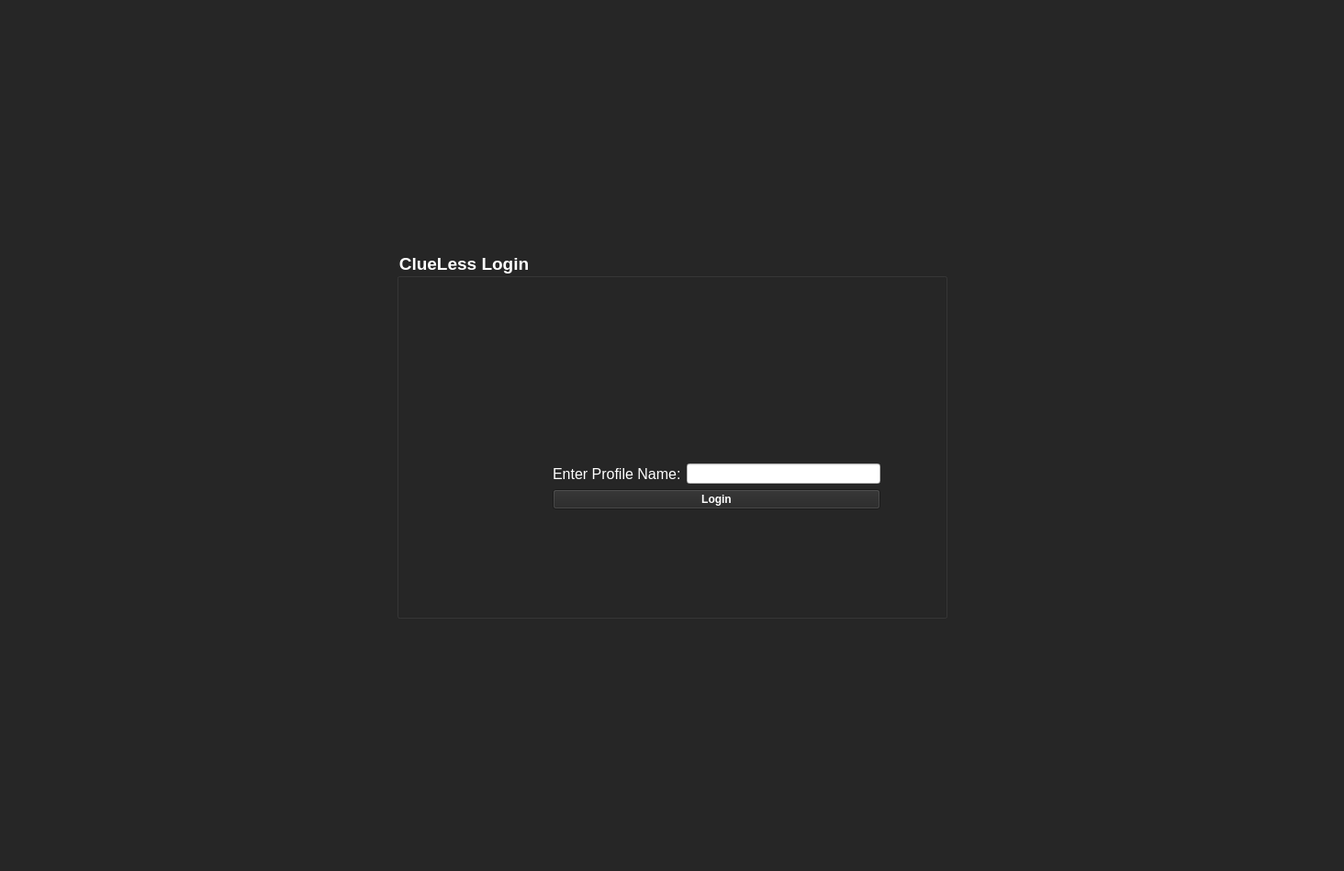
<?xml version="1.0" encoding="UTF-8"?>
<ui version="4.0">
 <class>ClueLoginWindow</class>
 <widget class="QWidget" name="ClueLoginWindow">
  <property name="enabled">
   <bool>true</bool>
  </property>
  <property name="geometry">
   <rect>
    <x>0</x>
    <y>0</y>
    <width>1464</width>
    <height>949</height>
   </rect>
  </property>
  <property name="sizePolicy">
   <sizepolicy hsizetype="Expanding" vsizetype="Expanding">
    <horstretch>0</horstretch>
    <verstretch>0</verstretch>
   </sizepolicy>
  </property>
  <property name="minimumSize">
   <size>
    <width>1200</width>
    <height>700</height>
   </size>
  </property>
  <property name="maximumSize">
   <size>
    <width>1464</width>
    <height>949</height>
   </size>
  </property>
  <property name="sizeIncrement">
   <size>
    <width>100</width>
    <height>50</height>
   </size>
  </property>
  <property name="baseSize">
   <size>
    <width>1200</width>
    <height>600</height>
   </size>
  </property>
  <property name="font">
   <font>
    <pointsize>2</pointsize>
   </font>
  </property>
  <property name="windowTitle">
   <string>Login Window</string>
  </property>
  <property name="styleSheet">
   <string notr="true">background-color: rgb(38, 38, 38);</string>
  </property>
  <layout class="QHBoxLayout" name="horizontalLayout">
   <property name="sizeConstraint">
    <enum>QLayout::SetMinAndMaxSize</enum>
   </property>
   <item alignment="Qt::AlignHCenter|Qt::AlignVCenter">
    <widget class="QGroupBox" name="login_group_box">
     <property name="sizePolicy">
      <sizepolicy hsizetype="MinimumExpanding" vsizetype="MinimumExpanding">
       <horstretch>0</horstretch>
       <verstretch>0</verstretch>
      </sizepolicy>
     </property>
     <property name="minimumSize">
      <size>
       <width>600</width>
       <height>400</height>
      </size>
     </property>
     <property name="maximumSize">
      <size>
       <width>1464</width>
       <height>949</height>
      </size>
     </property>
     <property name="palette">
      <palette>
       <active>
        <colorrole role="WindowText">
         <brush brushstyle="SolidPattern">
          <color alpha="255">
           <red>255</red>
           <green>255</green>
           <blue>255</blue>
          </color>
         </brush>
        </colorrole>
        <colorrole role="Button">
         <brush brushstyle="SolidPattern">
          <color alpha="255">
           <red>38</red>
           <green>38</green>
           <blue>38</blue>
          </color>
         </brush>
        </colorrole>
        <colorrole role="Base">
         <brush brushstyle="SolidPattern">
          <color alpha="255">
           <red>38</red>
           <green>38</green>
           <blue>38</blue>
          </color>
         </brush>
        </colorrole>
        <colorrole role="Window">
         <brush brushstyle="SolidPattern">
          <color alpha="255">
           <red>38</red>
           <green>38</green>
           <blue>38</blue>
          </color>
         </brush>
        </colorrole>
       </active>
       <inactive>
        <colorrole role="WindowText">
         <brush brushstyle="SolidPattern">
          <color alpha="255">
           <red>255</red>
           <green>255</green>
           <blue>255</blue>
          </color>
         </brush>
        </colorrole>
        <colorrole role="Button">
         <brush brushstyle="SolidPattern">
          <color alpha="255">
           <red>38</red>
           <green>38</green>
           <blue>38</blue>
          </color>
         </brush>
        </colorrole>
        <colorrole role="Base">
         <brush brushstyle="SolidPattern">
          <color alpha="255">
           <red>38</red>
           <green>38</green>
           <blue>38</blue>
          </color>
         </brush>
        </colorrole>
        <colorrole role="Window">
         <brush brushstyle="SolidPattern">
          <color alpha="255">
           <red>38</red>
           <green>38</green>
           <blue>38</blue>
          </color>
         </brush>
        </colorrole>
       </inactive>
       <disabled>
        <colorrole role="WindowText">
         <brush brushstyle="SolidPattern">
          <color alpha="255">
           <red>120</red>
           <green>120</green>
           <blue>120</blue>
          </color>
         </brush>
        </colorrole>
        <colorrole role="Button">
         <brush brushstyle="SolidPattern">
          <color alpha="255">
           <red>38</red>
           <green>38</green>
           <blue>38</blue>
          </color>
         </brush>
        </colorrole>
        <colorrole role="Base">
         <brush brushstyle="SolidPattern">
          <color alpha="255">
           <red>38</red>
           <green>38</green>
           <blue>38</blue>
          </color>
         </brush>
        </colorrole>
        <colorrole role="Window">
         <brush brushstyle="SolidPattern">
          <color alpha="255">
           <red>38</red>
           <green>38</green>
           <blue>38</blue>
          </color>
         </brush>
        </colorrole>
       </disabled>
      </palette>
     </property>
     <property name="font">
      <font>
       <pointsize>14</pointsize>
       <weight>75</weight>
       <bold>true</bold>
      </font>
     </property>
     <property name="title">
      <string>ClueLess Login</string>
     </property>
     <widget class="QWidget" name="verticalLayoutWidget">
      <property name="geometry">
       <rect>
        <x>170</x>
        <y>190</y>
        <width>357</width>
        <height>91</height>
       </rect>
      </property>
      <layout class="QVBoxLayout" name="verticalLayout">
       <property name="sizeConstraint">
        <enum>QLayout::SetMinAndMaxSize</enum>
       </property>
       <item>
        <widget class="QLabel" name="create_profile_server_status_label">
         <property name="palette">
          <palette>
           <active>
            <colorrole role="Button">
             <brush brushstyle="SolidPattern">
              <color alpha="255">
               <red>38</red>
               <green>38</green>
               <blue>38</blue>
              </color>
             </brush>
            </colorrole>
            <colorrole role="Base">
             <brush brushstyle="SolidPattern">
              <color alpha="255">
               <red>38</red>
               <green>38</green>
               <blue>38</blue>
              </color>
             </brush>
            </colorrole>
            <colorrole role="Window">
             <brush brushstyle="SolidPattern">
              <color alpha="255">
               <red>38</red>
               <green>38</green>
               <blue>38</blue>
              </color>
             </brush>
            </colorrole>
           </active>
           <inactive>
            <colorrole role="Button">
             <brush brushstyle="SolidPattern">
              <color alpha="255">
               <red>38</red>
               <green>38</green>
               <blue>38</blue>
              </color>
             </brush>
            </colorrole>
            <colorrole role="Base">
             <brush brushstyle="SolidPattern">
              <color alpha="255">
               <red>38</red>
               <green>38</green>
               <blue>38</blue>
              </color>
             </brush>
            </colorrole>
            <colorrole role="Window">
             <brush brushstyle="SolidPattern">
              <color alpha="255">
               <red>38</red>
               <green>38</green>
               <blue>38</blue>
              </color>
             </brush>
            </colorrole>
           </inactive>
           <disabled>
            <colorrole role="Button">
             <brush brushstyle="SolidPattern">
              <color alpha="255">
               <red>38</red>
               <green>38</green>
               <blue>38</blue>
              </color>
             </brush>
            </colorrole>
            <colorrole role="Base">
             <brush brushstyle="SolidPattern">
              <color alpha="255">
               <red>38</red>
               <green>38</green>
               <blue>38</blue>
              </color>
             </brush>
            </colorrole>
            <colorrole role="Window">
             <brush brushstyle="SolidPattern">
              <color alpha="255">
               <red>38</red>
               <green>38</green>
               <blue>38</blue>
              </color>
             </brush>
            </colorrole>
           </disabled>
          </palette>
         </property>
         <property name="font">
          <font>
           <pointsize>10</pointsize>
          </font>
         </property>
         <property name="text">
          <string/>
         </property>
        </widget>
       </item>
       <item>
        <layout class="QHBoxLayout" name="create_profile_entry_horizontal_group">
         <property name="sizeConstraint">
          <enum>QLayout::SetMinAndMaxSize</enum>
         </property>
         <item>
          <widget class="QLabel" name="label">
           <property name="sizePolicy">
            <sizepolicy hsizetype="Fixed" vsizetype="Fixed">
             <horstretch>0</horstretch>
             <verstretch>0</verstretch>
            </sizepolicy>
           </property>
           <property name="maximumSize">
            <size>
             <width>16777215</width>
             <height>25</height>
            </size>
           </property>
           <property name="palette">
            <palette>
             <active>
              <colorrole role="WindowText">
               <brush brushstyle="SolidPattern">
                <color alpha="255">
                 <red>255</red>
                 <green>255</green>
                 <blue>255</blue>
                </color>
               </brush>
              </colorrole>
              <colorrole role="Button">
               <brush brushstyle="SolidPattern">
                <color alpha="255">
                 <red>38</red>
                 <green>38</green>
                 <blue>38</blue>
                </color>
               </brush>
              </colorrole>
              <colorrole role="Text">
               <brush brushstyle="SolidPattern">
                <color alpha="255">
                 <red>255</red>
                 <green>255</green>
                 <blue>255</blue>
                </color>
               </brush>
              </colorrole>
              <colorrole role="Base">
               <brush brushstyle="SolidPattern">
                <color alpha="255">
                 <red>38</red>
                 <green>38</green>
                 <blue>38</blue>
                </color>
               </brush>
              </colorrole>
              <colorrole role="Window">
               <brush brushstyle="SolidPattern">
                <color alpha="255">
                 <red>38</red>
                 <green>38</green>
                 <blue>38</blue>
                </color>
               </brush>
              </colorrole>
             </active>
             <inactive>
              <colorrole role="WindowText">
               <brush brushstyle="SolidPattern">
                <color alpha="255">
                 <red>255</red>
                 <green>255</green>
                 <blue>255</blue>
                </color>
               </brush>
              </colorrole>
              <colorrole role="Button">
               <brush brushstyle="SolidPattern">
                <color alpha="255">
                 <red>38</red>
                 <green>38</green>
                 <blue>38</blue>
                </color>
               </brush>
              </colorrole>
              <colorrole role="Text">
               <brush brushstyle="SolidPattern">
                <color alpha="255">
                 <red>255</red>
                 <green>255</green>
                 <blue>255</blue>
                </color>
               </brush>
              </colorrole>
              <colorrole role="Base">
               <brush brushstyle="SolidPattern">
                <color alpha="255">
                 <red>38</red>
                 <green>38</green>
                 <blue>38</blue>
                </color>
               </brush>
              </colorrole>
              <colorrole role="Window">
               <brush brushstyle="SolidPattern">
                <color alpha="255">
                 <red>38</red>
                 <green>38</green>
                 <blue>38</blue>
                </color>
               </brush>
              </colorrole>
             </inactive>
             <disabled>
              <colorrole role="WindowText">
               <brush brushstyle="SolidPattern">
                <color alpha="255">
                 <red>120</red>
                 <green>120</green>
                 <blue>120</blue>
                </color>
               </brush>
              </colorrole>
              <colorrole role="Button">
               <brush brushstyle="SolidPattern">
                <color alpha="255">
                 <red>38</red>
                 <green>38</green>
                 <blue>38</blue>
                </color>
               </brush>
              </colorrole>
              <colorrole role="Text">
               <brush brushstyle="SolidPattern">
                <color alpha="255">
                 <red>120</red>
                 <green>120</green>
                 <blue>120</blue>
                </color>
               </brush>
              </colorrole>
              <colorrole role="Base">
               <brush brushstyle="SolidPattern">
                <color alpha="255">
                 <red>38</red>
                 <green>38</green>
                 <blue>38</blue>
                </color>
               </brush>
              </colorrole>
              <colorrole role="Window">
               <brush brushstyle="SolidPattern">
                <color alpha="255">
                 <red>38</red>
                 <green>38</green>
                 <blue>38</blue>
                </color>
               </brush>
              </colorrole>
             </disabled>
            </palette>
           </property>
           <property name="font">
            <font>
             <pointsize>12</pointsize>
            </font>
           </property>
           <property name="text">
            <string>Enter Profile Name:</string>
           </property>
          </widget>
         </item>
         <item>
          <widget class="QLineEdit" name="username_input_field">
           <property name="palette">
            <palette>
             <active>
              <colorrole role="WindowText">
               <brush brushstyle="SolidPattern">
                <color alpha="255">
                 <red>0</red>
                 <green>0</green>
                 <blue>0</blue>
                </color>
               </brush>
              </colorrole>
              <colorrole role="Button">
               <brush brushstyle="SolidPattern">
                <color alpha="255">
                 <red>255</red>
                 <green>255</green>
                 <blue>255</blue>
                </color>
               </brush>
              </colorrole>
              <colorrole role="Text">
               <brush brushstyle="SolidPattern">
                <color alpha="255">
                 <red>0</red>
                 <green>0</green>
                 <blue>0</blue>
                </color>
               </brush>
              </colorrole>
              <colorrole role="ButtonText">
               <brush brushstyle="SolidPattern">
                <color alpha="255">
                 <red>0</red>
                 <green>0</green>
                 <blue>0</blue>
                </color>
               </brush>
              </colorrole>
              <colorrole role="Base">
               <brush brushstyle="SolidPattern">
                <color alpha="255">
                 <red>255</red>
                 <green>255</green>
                 <blue>255</blue>
                </color>
               </brush>
              </colorrole>
              <colorrole role="Window">
               <brush brushstyle="SolidPattern">
                <color alpha="255">
                 <red>255</red>
                 <green>255</green>
                 <blue>255</blue>
                </color>
               </brush>
              </colorrole>
             </active>
             <inactive>
              <colorrole role="WindowText">
               <brush brushstyle="SolidPattern">
                <color alpha="255">
                 <red>0</red>
                 <green>0</green>
                 <blue>0</blue>
                </color>
               </brush>
              </colorrole>
              <colorrole role="Button">
               <brush brushstyle="SolidPattern">
                <color alpha="255">
                 <red>255</red>
                 <green>255</green>
                 <blue>255</blue>
                </color>
               </brush>
              </colorrole>
              <colorrole role="Text">
               <brush brushstyle="SolidPattern">
                <color alpha="255">
                 <red>0</red>
                 <green>0</green>
                 <blue>0</blue>
                </color>
               </brush>
              </colorrole>
              <colorrole role="ButtonText">
               <brush brushstyle="SolidPattern">
                <color alpha="255">
                 <red>0</red>
                 <green>0</green>
                 <blue>0</blue>
                </color>
               </brush>
              </colorrole>
              <colorrole role="Base">
               <brush brushstyle="SolidPattern">
                <color alpha="255">
                 <red>255</red>
                 <green>255</green>
                 <blue>255</blue>
                </color>
               </brush>
              </colorrole>
              <colorrole role="Window">
               <brush brushstyle="SolidPattern">
                <color alpha="255">
                 <red>255</red>
                 <green>255</green>
                 <blue>255</blue>
                </color>
               </brush>
              </colorrole>
             </inactive>
             <disabled>
              <colorrole role="WindowText">
               <brush brushstyle="SolidPattern">
                <color alpha="255">
                 <red>0</red>
                 <green>0</green>
                 <blue>0</blue>
                </color>
               </brush>
              </colorrole>
              <colorrole role="Button">
               <brush brushstyle="SolidPattern">
                <color alpha="255">
                 <red>255</red>
                 <green>255</green>
                 <blue>255</blue>
                </color>
               </brush>
              </colorrole>
              <colorrole role="Text">
               <brush brushstyle="SolidPattern">
                <color alpha="255">
                 <red>0</red>
                 <green>0</green>
                 <blue>0</blue>
                </color>
               </brush>
              </colorrole>
              <colorrole role="ButtonText">
               <brush brushstyle="SolidPattern">
                <color alpha="255">
                 <red>0</red>
                 <green>0</green>
                 <blue>0</blue>
                </color>
               </brush>
              </colorrole>
              <colorrole role="Base">
               <brush brushstyle="SolidPattern">
                <color alpha="255">
                 <red>255</red>
                 <green>255</green>
                 <blue>255</blue>
                </color>
               </brush>
              </colorrole>
              <colorrole role="Window">
               <brush brushstyle="SolidPattern">
                <color alpha="255">
                 <red>255</red>
                 <green>255</green>
                 <blue>255</blue>
                </color>
               </brush>
              </colorrole>
             </disabled>
            </palette>
           </property>
           <property name="styleSheet">
            <string notr="true">background-color: rgb(255, 255, 255);
color: rgb(0, 0, 0);</string>
           </property>
           <property name="text">
            <string/>
           </property>
           <property name="placeholderText">
            <string/>
           </property>
          </widget>
         </item>
        </layout>
       </item>
       <item>
        <widget class="QPushButton" name="create_profile_button">
         <property name="palette">
          <palette>
           <active>
            <colorrole role="WindowText">
             <brush brushstyle="SolidPattern">
              <color alpha="255">
               <red>255</red>
               <green>255</green>
               <blue>255</blue>
              </color>
             </brush>
            </colorrole>
            <colorrole role="Button">
             <brush brushstyle="SolidPattern">
              <color alpha="255">
               <red>38</red>
               <green>38</green>
               <blue>38</blue>
              </color>
             </brush>
            </colorrole>
            <colorrole role="Text">
             <brush brushstyle="SolidPattern">
              <color alpha="255">
               <red>255</red>
               <green>255</green>
               <blue>255</blue>
              </color>
             </brush>
            </colorrole>
            <colorrole role="ButtonText">
             <brush brushstyle="SolidPattern">
              <color alpha="255">
               <red>255</red>
               <green>255</green>
               <blue>255</blue>
              </color>
             </brush>
            </colorrole>
            <colorrole role="Base">
             <brush brushstyle="SolidPattern">
              <color alpha="255">
               <red>38</red>
               <green>38</green>
               <blue>38</blue>
              </color>
             </brush>
            </colorrole>
            <colorrole role="Window">
             <brush brushstyle="SolidPattern">
              <color alpha="255">
               <red>38</red>
               <green>38</green>
               <blue>38</blue>
              </color>
             </brush>
            </colorrole>
           </active>
           <inactive>
            <colorrole role="WindowText">
             <brush brushstyle="SolidPattern">
              <color alpha="255">
               <red>255</red>
               <green>255</green>
               <blue>255</blue>
              </color>
             </brush>
            </colorrole>
            <colorrole role="Button">
             <brush brushstyle="SolidPattern">
              <color alpha="255">
               <red>38</red>
               <green>38</green>
               <blue>38</blue>
              </color>
             </brush>
            </colorrole>
            <colorrole role="Text">
             <brush brushstyle="SolidPattern">
              <color alpha="255">
               <red>255</red>
               <green>255</green>
               <blue>255</blue>
              </color>
             </brush>
            </colorrole>
            <colorrole role="ButtonText">
             <brush brushstyle="SolidPattern">
              <color alpha="255">
               <red>255</red>
               <green>255</green>
               <blue>255</blue>
              </color>
             </brush>
            </colorrole>
            <colorrole role="Base">
             <brush brushstyle="SolidPattern">
              <color alpha="255">
               <red>38</red>
               <green>38</green>
               <blue>38</blue>
              </color>
             </brush>
            </colorrole>
            <colorrole role="Window">
             <brush brushstyle="SolidPattern">
              <color alpha="255">
               <red>38</red>
               <green>38</green>
               <blue>38</blue>
              </color>
             </brush>
            </colorrole>
           </inactive>
           <disabled>
            <colorrole role="WindowText">
             <brush brushstyle="SolidPattern">
              <color alpha="255">
               <red>255</red>
               <green>255</green>
               <blue>255</blue>
              </color>
             </brush>
            </colorrole>
            <colorrole role="Button">
             <brush brushstyle="SolidPattern">
              <color alpha="255">
               <red>38</red>
               <green>38</green>
               <blue>38</blue>
              </color>
             </brush>
            </colorrole>
            <colorrole role="Text">
             <brush brushstyle="SolidPattern">
              <color alpha="255">
               <red>255</red>
               <green>255</green>
               <blue>255</blue>
              </color>
             </brush>
            </colorrole>
            <colorrole role="ButtonText">
             <brush brushstyle="SolidPattern">
              <color alpha="255">
               <red>255</red>
               <green>255</green>
               <blue>255</blue>
              </color>
             </brush>
            </colorrole>
            <colorrole role="Base">
             <brush brushstyle="SolidPattern">
              <color alpha="255">
               <red>38</red>
               <green>38</green>
               <blue>38</blue>
              </color>
             </brush>
            </colorrole>
            <colorrole role="Window">
             <brush brushstyle="SolidPattern">
              <color alpha="255">
               <red>38</red>
               <green>38</green>
               <blue>38</blue>
              </color>
             </brush>
            </colorrole>
           </disabled>
          </palette>
         </property>
         <property name="font">
          <font>
           <weight>75</weight>
           <bold>true</bold>
          </font>
         </property>
         <property name="styleSheet">
          <string notr="true">color: rgb(255, 255, 255);</string>
         </property>
         <property name="text">
          <string>Login</string>
         </property>
        </widget>
       </item>
      </layout>
     </widget>
    </widget>
   </item>
  </layout>
 </widget>
 <resources/>
 <connections/>
</ui>
